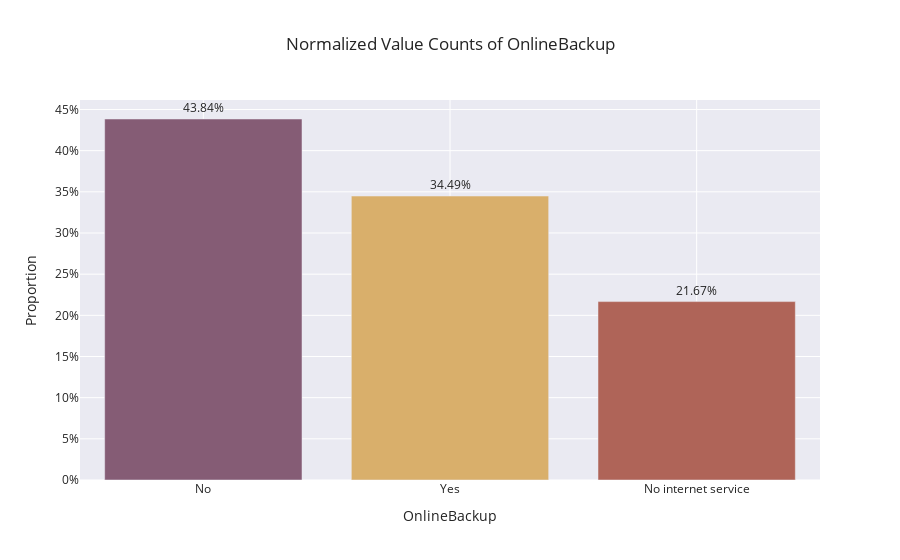

Notebook code for this chart:
### Code cell
# Rename columns for clarity
Online_counts.columns = ['OnlineBackup', 'Percentage']

# Create a bar chart
fig = px.bar(
    Online_counts,
    x='OnlineBackup',
    y='Percentage',
    title='Normalized Value Counts of OnlineBackup',
    text='Percentage',
    labels={'Percentage': 'Proportion'},
    color='OnlineBackup',
    color_discrete_sequence=px.colors.qualitative.Antique
)

# Update layout for better readability
fig.update_traces(texttemplate='%{text:.2%}', textposition='outside')
fig.update_layout(
    yaxis_tickformat=".0%",
    xaxis_title="OnlineBackup",
    yaxis_title="Proportion",
    template="ggplot2+seaborn",
    showlegend=False

)

fig.show()

### Figure 1 — Plotly figure (JSON) as saved in the notebook; plotly's stock layout.template omitted (floating-point values rounded to 4 significant figures)
{"data": [{"alignmentgroup": "True", "hovertemplate": "OnlineBackup=%{x}<br>Proportion=%{text}<extra></extra>", "legendgroup": "No", "marker": {"color": "rgb(133, 92, 117)", "pattern": {"shape": ""}}, "name": "No", "offsetgroup": "No", "orientation": "v", "showlegend": true, "text": [0.4384], "textposition": "outside", "texttemplate": "%{text:.2%}", "type": "bar", "x": ["No"], "xaxis": "x", "y": [0.4384], "yaxis": "y"}, {"alignmentgroup": "True", "hovertemplate": "OnlineBackup=%{x}<br>Proportion=%{text}<extra></extra>", "legendgroup": "Yes", "marker": {"color": "rgb(217, 175, 107)", "pattern": {"shape": ""}}, "name": "Yes", "offsetgroup": "Yes", "orientation": "v", "showlegend": true, "text": [0.3449], "textposition": "outside", "texttemplate": "%{text:.2%}", "type": "bar", "x": ["Yes"], "xaxis": "x", "y": [0.3449], "yaxis": "y"}, {"alignmentgroup": "True", "hovertemplate": "OnlineBackup=%{x}<br>Proportion=%{text}<extra></extra>", "legendgroup": "No internet service", "marker": {"color": "rgb(175, 100, 88)", "pattern": {"shape": ""}}, "name": "No internet service", "offsetgroup": "No internet service", "orientation": "v", "showlegend": true, "text": [0.2167], "textposition": "outside", "texttemplate": "%{text:.2%}", "type": "bar", "x": ["No internet service"], "xaxis": "x", "y": [0.2167], "yaxis": "y"}], "layout": {"barmode": "relative", "legend": {"title": {"text": "OnlineBackup"}, "tracegroupgap": 0}, "showlegend": false, "title": {"text": "Normalized Value Counts of OnlineBackup"}, "xaxis": {"anchor": "y", "categoryarray": ["No", "Yes", "No internet service"], "categoryorder": "array", "domain": [0, 1], "title": {"text": "OnlineBackup"}}, "yaxis": {"anchor": "x", "domain": [0, 1], "tickformat": ".0%", "title": {"text": "Proportion"}}}}
